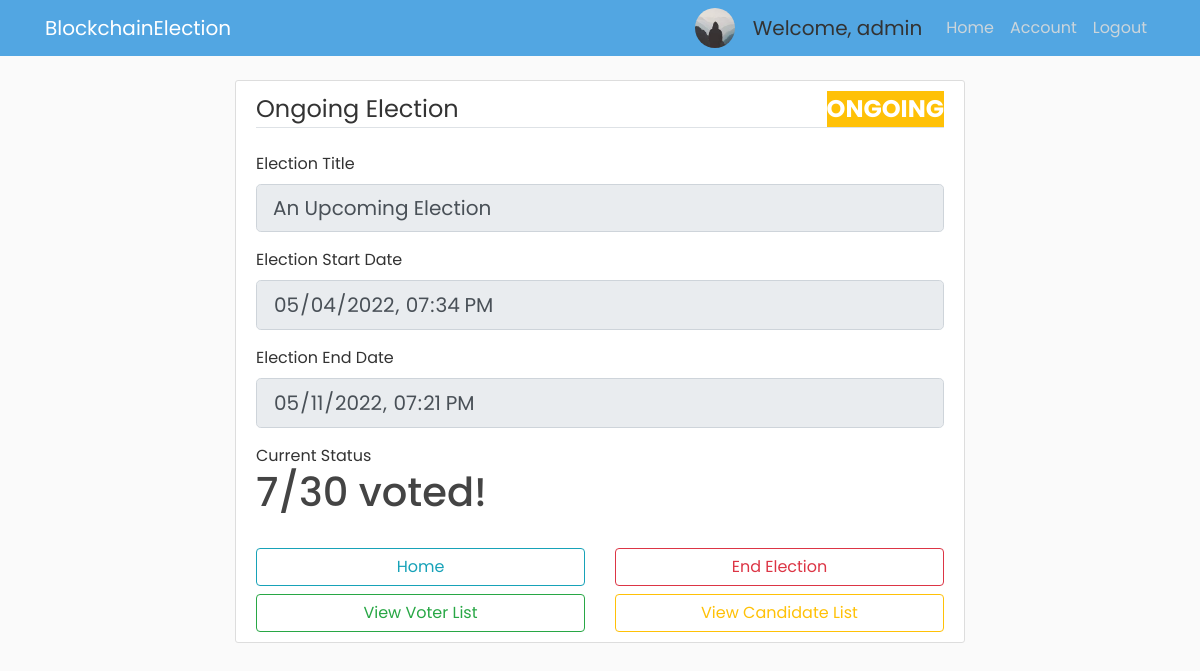
/election/E3/view (signed in), run on the app's committed database.
### app/models.py (models this page shows, shortened)
class Voter(db.Model, UserMixin):
    id = db.Column(db.Integer, primary_key=True)
    cin = db.Column(db.String(30), unique=True, nullable=False)
    name = db.Column(db.String(255), nullable=False)
    email = db.Column(db.String(30), unique=True, nullable=False)
    dept = db.Column(db.String(4), db.ForeignKey('department.dept_code'), nullable=False)
    imagefile = db.Column(db.String(20), nullable=False, default='default.jpg')
    password = db.Column(db.String(60), nullable=False)
    join_year = db.Column(db.Integer, nullable=False, default=2016)
    is_admin = db.Column(db.Boolean, default=False, nullable=False)

class Election(db.Model):
    election_id = db.Column(db.String(5), primary_key=True, nullable=False)
    election_title = db.Column(db.String(255), nullable=False)
    create_date = db.Column(db.DateTime, nullable=False, default=datetime.utcnow)
    start_date = db.Column(db.DateTime, nullable=False, default=datetime.utcnow)
    end_date = db.Column(db.DateTime, db.CheckConstraint("end_date > start_date"), nullable=False)
    public_key = db.Column(db.Text, nullable=False)
    max_attempt = db.Column(db.Integer, nullable=False, default=3)
    election_state = db.Column(db.String(30), db.CheckConstraint("election_state in ('upcoming', 'ongoing', 'over', 'counting_finished','past')"))
    results_published = db.Column(db.Boolean, nullable=False, default=False)

### app/routes.py (the view, shortened to what this page needs)
@app.route("/election/<id>/view", methods=['GET', 'POST'])
@login_required
def view_election(id):
    curr_election = Election.query.where(Election.election_id==id).first()
    if curr_election.election_state == 'upcoming':
        bg_color_election_state = "bg-primary"
    elif curr_election.election_state == 'ongoing':
        bg_color_election_state = "bg-warning"
    elif curr_election.election_state == "over":
        bg_color_election_state = "bg-info"
    elif curr_election.election_state == "past":
        bg_color_election_state = "bg-success"
    elif curr_election.election_state == "counting_finished":
        bg_color_election_state = "bg-danger"
    if current_user.is_admin and curr_election.election_state == 'upcoming':
        form = NewElectionForm(obj=curr_election)
        if form.validate_on_submit():
            if form.submit.data:
                curr_election.election_title = form.election_title.data
                curr_election.start_date=form.start_date.data
                curr_election.max_attempt=form.max_attempt.data
                curr_election.public_key=form.public_key.data
                db.session.commit()
                flash('Election Modified Successfully!', 'success')
                return redirect(url_for('gen_voter_list', election_id=curr_election.election_id))
            elif form.generate_keys.data:
                pubkey, privkey = paillier.generate_key_pair()
                pubkey_json = json.loads(pubkey)
                privkey_json = json.loads(privkey)
                form.public_key.data = pubkey_json["n"]
                form.private_key_p.data = privkey_json["p"]
                form.private_key_q.data = privkey_json["q"]
                return render_template("modify_election.html", private_key=privkey, election_id=curr_election.election_id, bg_color_election_state=bg_color_election_state, election_state=curr_election.election_state, title="Modify Election", form=form)
            elif form.delete_election.data:
                Election.query.filter_by(election_id=curr_election.election_id).delete()
                db.session.commit()
                flash('Successfully Deleted that Election!', 'success')
                return redirect(url_for('home'))
        else:
            return render_template("modify_election.html", election_id=curr_election.election_id, bg_color_election_state=bg_color_election_state, election_state=curr_election.election_state,title="Modify Election", form=form)
    elif current_user.is_admin and curr_election.election_state == 'ongoing':
        form = NewElectionForm(obj=curr_election)
        if form.home.data:
            return redirect(url_for('home'))
        elif form.end_election.data:
            curr_election.election_state = 'over'
            curr_election.end_date = datetime.now()
            db.session.commit()
            flash('Election Terminated the Election', 'success')
            return redirect(url_for('home'))
        for field in form:
            field.render_kw = {"readonly": True}
        return render_template("admin_ongoing_election.html", election_id=curr_election.election_id, bg_color_election_state=bg_color_election_state, election_state=curr_election.election_state, title="Ongoing Election", form=form)
    elif curr_election.election_state == 'past':
        return "Summary page"
    elif not current_user.is_admin and curr_election.election_state == 'over' or curr_election.election_state == 'counting_finished':
        return "Results are yet to be published"

### app/forms.py (shortened to what this page needs)
class NewElectionForm(FlaskForm):
    election_title = StringField('Election Title', validators=[DataRequired()])
    start_date = DateTimeLocalField('Election Start Date', default=time_util.hour_rounder(datetime.now()), format='%Y-%m-%dT%H:%M', validators=[DataRequired()])
    end_date = DateTimeLocalField('Election End Date', format='%Y-%m-%dT%H:%M', validators=[DataRequired()])
    public_key = StringField('Public Key', render_kw={'readonly': True})
    private_key_p = StringField('Private Key', render_kw={'readonly': True})
    private_key_q = StringField('Private Key', render_kw={'readonly': True})
    max_attempt = IntegerField('Max Retries Allowed', default=3, validators=[DataRequired(), NumberRange(min=3, max=10)])
    submit = SubmitField('Save and Proceed to Generate Voter List')
    generate_keys = SubmitField('Generate New Key Pair')
    home = SubmitField("Home")
    end_election = SubmitField("End Election")
    start_counting = SubmitField("Start Counting Process")
    delete_election = SubmitField("Delete Election")
    publish_results = SubmitField("Publish Results")

### app/models.py (called while the page is built)
@login_manager.user_loader
def load_user(user_id):
    return Voter.query.get(int(user_id))

### app/routes.py (called while the page is built)
@app.after_request
def after_request(response):
    response.headers["Cache-Control"] = "no-store, no-cache, must-revalidate, post-check=0, pre-check=0"
    return response

### app/templates/admin_ongoing_election.html (shortened to what this page needs)
{% extends "admin_base.html" %}
{% block content %}
<div class="content-section">
    <form action="" method="POST">
      <fieldset class="form-group">
        <legend class="border-bottom mb-4">Ongoing Election
          <span class="{{ bg_color_election_state }} font-weight-bold text-white float-right">{{ election_state|replace('_', ' ')|upper  }}</span>
        </legend>
        <div class="form-group">
          {{ form.election_title.label(class="form-control-label") }}
          {% if form.election_title.errors%}
            {{ form.election_title(class="form-control form-control-lg is-invalid") }}
            <div class="invalid-feedback">
              {% for error in form.election_title.errors %}
              <span>{{ error }}</span>
              {% endfor %}
            </div>
          {% else %}
            {{ form.election_title(class="form-control form-control-lg") }}
            {% endif %}
        </div>
        <div class="form-group mt-2">
          {{ form.start_date.label(class="form-control-label") }}
          {% if form.start_date.errors %}
            {{ form.start_date(class="datetime form-control form-control-lg is-invalid") }}
            <div class="invalid-feedback">
              {% for error in form.start_date.errors %}
              <span>{{ error }}</span>
              {% endfor %}
            </div>
          {% else %}
          {{ form.start_date(class="datetime form-control form-control-lg") }}
          {% endif %}
        </div>
        <div class="form-group mt-2">
          {{ form.end_date.label(class="form-control-label") }}
          {% if form.end_date.errors %}
            {{ form.end_date(class="datetime form-control form-control-lg is-invalid") }}
            <div class="invalid-feedback">
              {% for error in form.end_date.errors %}
              <span>{{ error }}</span>
              {% endfor %}
            </div>
          {% else %}
            {{ form.end_date(class="datetime form-control form-control-lg") }}
          {% endif %}
        </div>
        <div class="form-group mt-2">
            Current Status
            <h1>7/30 voted!</h1>
        </div>
      </fieldset>
      <div class="row">
        {% if election_state == "upcoming" %}
          <div class="col">
            {{ form.submit(class="btn btn-outline-info btn-block") }}
          </div>
          <div class="col">
            {{ form.generate_keys(class="btn btn-outline-warning btn-block") }}
          </div>
          <div class="col mt-4 text-center">
            <button type="button" class="btn btn-outline-danger" data-toggle="modal" data-target="#deleteModal">
              Delete Election
            </button>
          </div>
          {% raw %}
          <!-- <div class="col mt-4">
            {{ form.delete_election(class="btn btn-outline-danger btn-block", **{'data-toggle': 'modal', 'data-target':'#deleteModal'}) }}
          </div> -->
          {% endraw %}
        {% elif election_state == "ongoing" %}
        <div class="col-12">
            <div class="row">
              <div class="col">
                {{ form.home(class="btn btn-outline-info btn-block") }}
              </div>
              <div class="col">
                <button type="button" class="btn btn-outline-danger btn-block"  style="width: 100%;" data-toggle="modal" data-target="#endModal">
                  End Election
                </button>
              </div>
            </div>
            <div class="row mt-2">
              <div class="col">
                <a  class="btn btn-outline-success btn-block"
                    href="{{ url_for('gen_voter_list', election_id=election_id) }}" role="button">
                    View Voter List
                </a>
              </div>
              <div class="col">
                <a  class="btn btn-outline-warning btn-block"
                    href="{{ url_for('gen_candidate_list', election_id=election_id) }}" role="button">
                    View Candidate List
                </a>
              </div>
            </div>
        </div>
        {% elif election_state == "over" %}
          <div class="col">
            {{ form.start_counting(class="btn btn-outline-info btn-block") }}
          </div>
        {% elif election_state == "counting_finished" %}
          <div class="col">
            {{ form.publish_results(class="btn btn-outline-primary btn-block") }}
          </div>
        {% endif %}
      </div>
    </form>
  </div>
{% endblock content %}

### app/templates/navbar.html (shortened to what this page needs)
<header class="site-header">
  <nav class="navbar navbar-expand-md navbar-dark bg-steel fixed-top">
    <div class="container">
      <a class="navbar-brand mr-4" href="{{ url_for('home') }}">BlockchainElection</a>
      <div class="collapse navbar-collapse" id="navbarToggle">
        <div class="navbar-nav ml-auto">
          {% if current_user.is_admin %}
          <img class="rounded-circle account-img-small" src="/static/profile_pics/{{ current_user.imagefile }}">
          <a class="navbar-brand disabled ml-2" style="cursor: default;">Welcome, {{ current_user.cin }}</a>
          <a class="nav-item nav-link" href="{{ url_for('admin') }}">Home</a>
          <a class="nav-item nav-link" href="{{ url_for('account') }}">Account</a>
          <a class="nav-item nav-link" href="{{ url_for('logout') }}">Logout</a>
          {% else %}
            <a class="nav-item nav-link" href="{{ url_for('login') }}">Login</a>
            <a class="nav-item nav-link" href="{{ url_for('register') }}">Register</a>
          {% endif %}
        </div>
      </div>
    </div>
  </nav>
</header>

### app/static/main.css (style rules this page uses)
body { background: #fafafa; color: #333333; margin-top: 5rem; font-family: "Poppins", sans-serif; }
h1, h2, h3, h4, h5, h6 { color: #444444; }
.bg-steel { background-color: #52a6e2; }
.site-header .navbar-nav .nav-link { color: #cbd5db; }
.content-section { background: #ffffff; padding: 10px 20px; border: 1px solid #dddddd; border-radius: 3px; margin-bottom: 20px; }
.account-img-small { height: 40px; width: 40px; margin-right: 10px; }

### data on the page
Voter: imagefile (picture), cin "admin"
Election: election_state "ONGOING", election_title "An Upcoming Election", start_date "05/04/2022 19:34", end_date "05/11/2022 19:21"
